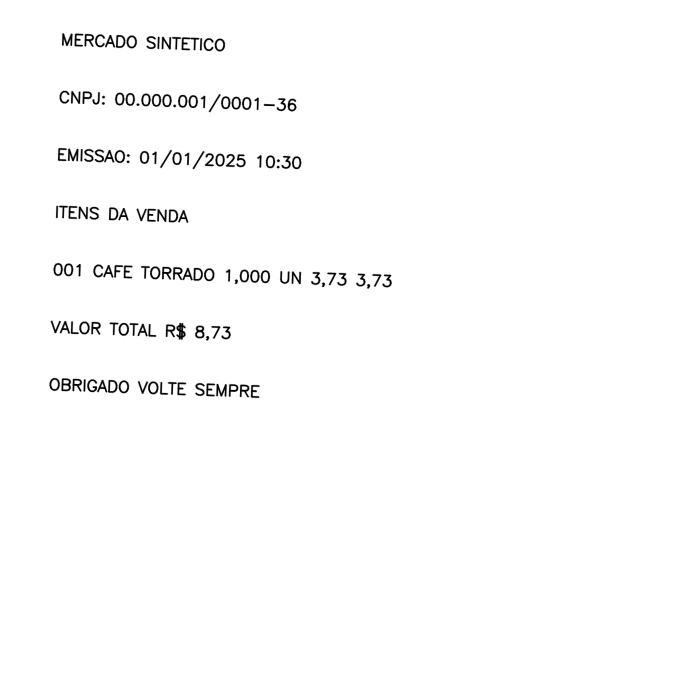
#> input picture samples/synthetic/receipt-001.png, 1400 x 1400 px (shown at 1/2 size)
$ python -i preprocessing.py   (imports and definitions only)
#> lines starting #> are read from the running program, lines starting #| are printed output that depends on the picture; after the words box and inside, x2 and y2 are one past the last pixel; in counts of white or black regions, pixels touching at a corner belong together
from io import BytesIO

import cv2
import numpy as np
from PIL import Image


def decode_image(data: bytes, max_pixels: int = 20_000_000) -> np.ndarray:
    try:
        with Image.open(BytesIO(data)) as header:
            if header.format not in {"JPEG", "PNG"}:
                raise ValueError("Formato de imagem não suportado")
            if header.width * header.height > max_pixels:
                raise ValueError(f"Imagem excede o limite de {max_pixels} pixels")
            header.verify()
    except (OSError, Image.DecompressionBombError) as exc:
        raise ValueError("Não foi possível validar a imagem") from exc
    image = cv2.imdecode(np.frombuffer(data, dtype=np.uint8), cv2.IMREAD_COLOR)
    if image is None or image.size == 0:
        raise ValueError("Não foi possível decodificar a imagem")
    return image


def deskew(binary_image: np.ndarray) -> np.ndarray:
    text_pixels = cv2.bitwise_not(binary_image)
    coordinates = np.column_stack(np.where(text_pixels > 0))
    if len(coordinates) < 10:
        return binary_image
    points = coordinates[:, ::-1].astype(np.float32)
    box = cv2.boxPoints(cv2.minAreaRect(points))
    edges = np.roll(box, -1, axis=0) - box
    angles = []
    for edge in edges:
        angle = float(np.degrees(np.arctan2(edge[1], edge[0])))
        if angle > 90:
            angle -= 180
        elif angle < -90:
            angle += 180
        angles.append(angle)
    correction = min(angles, key=abs)
    if abs(correction) < 0.1 or abs(correction) > 15:
        return binary_image
    height, width = binary_image.shape[:2]
    matrix = cv2.getRotationMatrix2D((width / 2, height / 2), correction, 1.0)
    return cv2.warpAffine(
        binary_image,
        matrix,
        (width, height),
        flags=cv2.INTER_CUBIC,
        borderMode=cv2.BORDER_REPLICATE,
    )


def preprocess_image(image: np.ndarray, threshold_method: str = "adaptive") -> np.ndarray:
    if threshold_method not in {"adaptive", "otsu"}:
        raise ValueError(f"Método de binarização não suportado: {threshold_method}")
    gray = cv2.cvtColor(image, cv2.COLOR_BGR2GRAY)
    if gray.shape[0] < 1500:
        scale = 1500 / gray.shape[0]
        gray = cv2.resize(gray, None, fx=scale, fy=scale, interpolation=cv2.INTER_CUBIC)
    denoised = cv2.fastNlMeansDenoising(gray, None, h=10)
    if threshold_method == "adaptive":
        binary = cv2.adaptiveThreshold(
            denoised,
            255,
            cv2.ADAPTIVE_THRESH_GAUSSIAN_C,
            cv2.THRESH_BINARY,
            31,
            11,
        )
    elif threshold_method == "otsu":
        _, binary = cv2.threshold(
            denoised,
            0,
            255,
            cv2.THRESH_BINARY + cv2.THRESH_OTSU,
        )
    return deskew(binary)

>>> import cv2
>>> picture = cv2.imread('../../samples/synthetic/receipt-001.png')
#> picture is the input picture: shape (1400, 1400, 3); min 0, max 255, mean 251.7
>>> result = preprocess_image(picture)
#> in preprocess_image, `binary = cv2.adaptiveThreshold( denoised, 255, cv2.ADAPTIVE_THRESH_GAU..`:
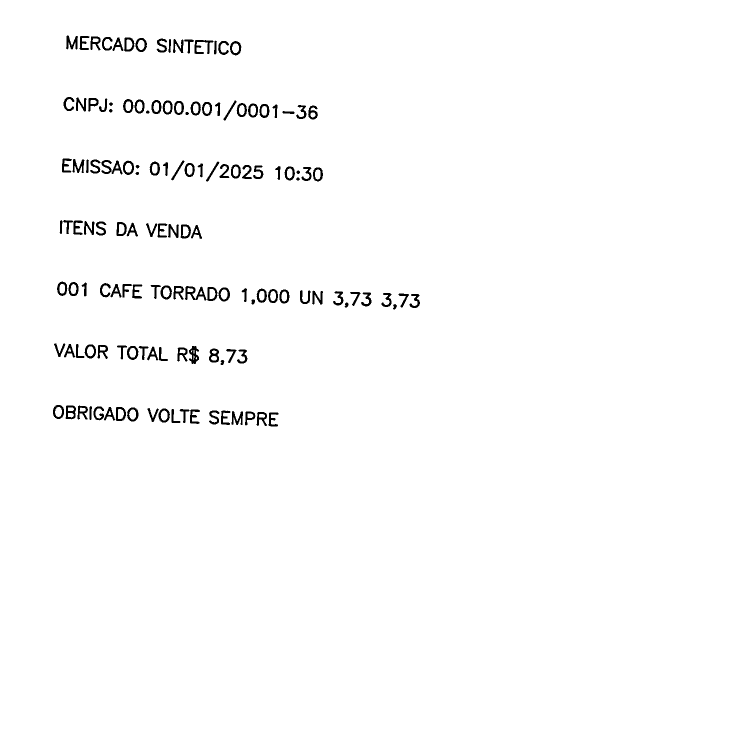
#> binary: shape (1500, 1500) (shown at 1/2 size); 98.6% white; 139 black regions, largest, box (x1, y1, x2, y2) and area: (370, 572, 413, 601) 531, (389, 80, 427, 108) 426, (378, 692, 398, 728) 420
#> in deskew, `text_pixels = cv2.bitwise_not(binary_image)`:
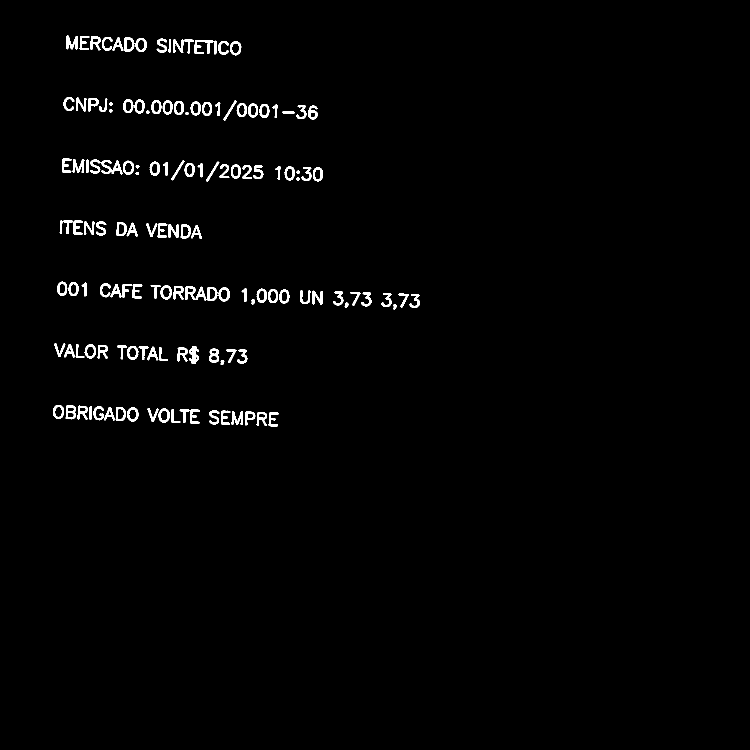
#> text_pixels: shape (1500, 1500) (shown at 1/2 size); 1.4% white; 139 white regions, largest, box (x1, y1, x2, y2) and area: (370, 572, 413, 601) 531, (389, 80, 427, 108) 426, (378, 692, 398, 728) 420
#> in deskew, `coordinates = np.column_stack(np.where(text_pixels > 0))`: coordinates = 32368 pairs, first value 71 to 852, second value 106 to 839
#> in deskew, `points = coordinates[:, ::-1].astype(np.float32)`: points = 32368 pairs, first value 106 to 839, second value 71 to 852
#> in deskew, `box = cv2.boxPoints(cv2.minAreaRect(points))`: box = [[829.8, 862.7], [102.7, 836.6], [130.2, 69.75], [857.3, 95.81]]
#> in deskew, `edges = np.roll(box, -1, axis=0) - box`: edges = [[-727.2, -26.06], [27.49, -766.8], [727.2, 26.06], [-27.49, 766.8]]
#> the loop in deskew, `for edge in edges:` made 4 passes
#> (edge, angle) on passes 1 to 4: ([-727.2, -26.06], 2.05), ([27.49, -766.8], -87.95), ([727.2, 26.06], 2.05), ([-27.49, 766.8], -87.95)
#> after the loop in deskew, `for edge in edges:`: angles = [2.05, -87.95, 2.05, -87.95]
#> in deskew, `correction = min(angles, key=abs)`: correction = 2.05
#> in deskew, `matrix = cv2.getRotationMatrix2D((width / 2, height / 2), correction, ..`: matrix = [[0.999, 0.0358, -26.38], [-0.0358, 0.999, 27.35]]
#> in deskew, `return cv2.warpAffine( binary_image, matrix, (width, height), flags=cv..`:
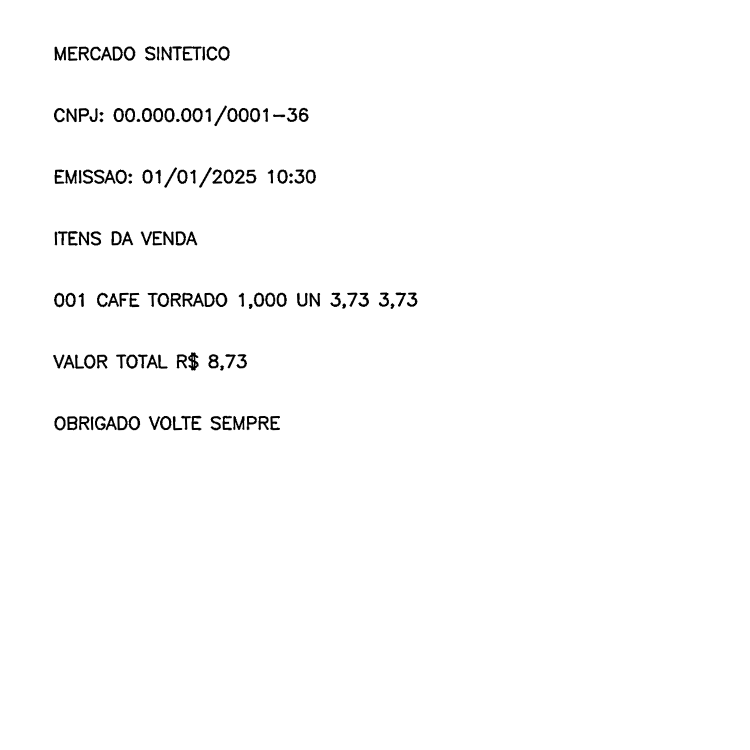
#> returned value: shape (1500, 1500) (shown at 1/2 size); min 0, max 255, mean 251.3

$ run again, on samples/synthetic/receipt-002.png
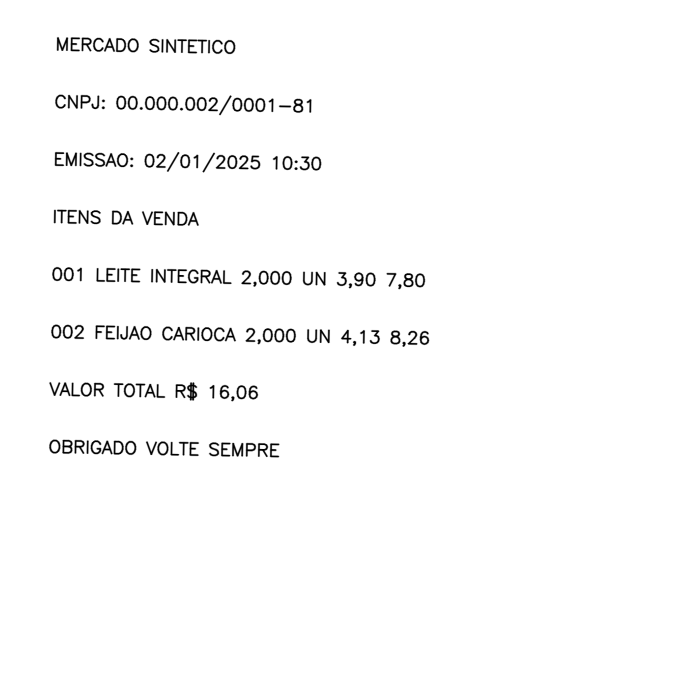
#> input picture samples/synthetic/receipt-002.png, 1400 x 1400 px (shown at 1/2 size)
#> picture is the input picture: shape (1400, 1400, 3); min 0, max 255, mean 250.6
#> binary: shape (1500, 1500); 98% white; 173 black regions, largest, box (x1, y1, x2, y2) and area: (429, 578, 476, 608) 596, (402, 84, 444, 115) 498, (401, 819, 423, 859) 458
#> in deskew, `text_pixels = cv2.bitwise_not(binary_image)`:
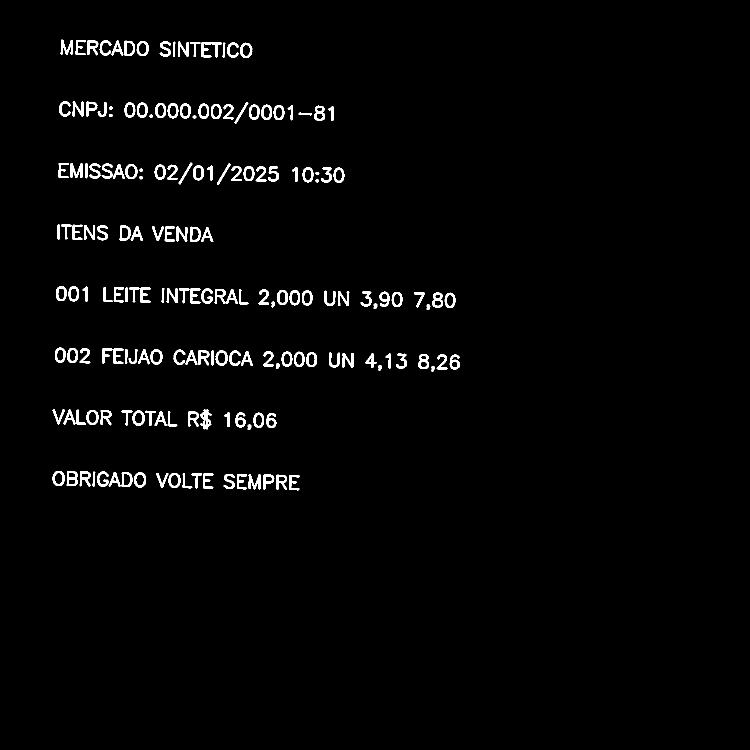
#> text_pixels: shape (1500, 1500) (shown at 1/2 size); 2% white; 173 white regions, largest, box (x1, y1, x2, y2) and area: (429, 578, 476, 608) 596, (402, 84, 444, 115) 498, (401, 819, 423, 859) 458
#> coordinates = 44745 pairs, first value 79 to 980, second value 105 to 919
#> points = 44745 pairs, first value 105 to 919, second value 79 to 980
#> box = [[914.1, 986.4], [102.1, 970.9], [119.2, 77.9], [931.2, 93.45]]
#> edges = [[-812, -15.56], [17.11, -893], [812, 15.56], [-17.11, 893]]
#> the loop in deskew, `for edge in edges:` made 4 passes
#> (edge, angle) on passes 1 to 4: ([-812, -15.56], 1.1), ([17.11, -893], -88.9), ([812, 15.56], 1.1), ([-17.11, 893], -88.9)
#> after the loop in deskew, `for edge in edges:`: angles = [1.1, -88.9, 1.1, -88.9]
#> correction = 1.1
#> matrix = [[1, 0.0192, -14.23], [-0.0192, 1, 14.5]]
#> in deskew, `return cv2.warpAffine( binary_image, matrix, (width, height), flags=cv..`:
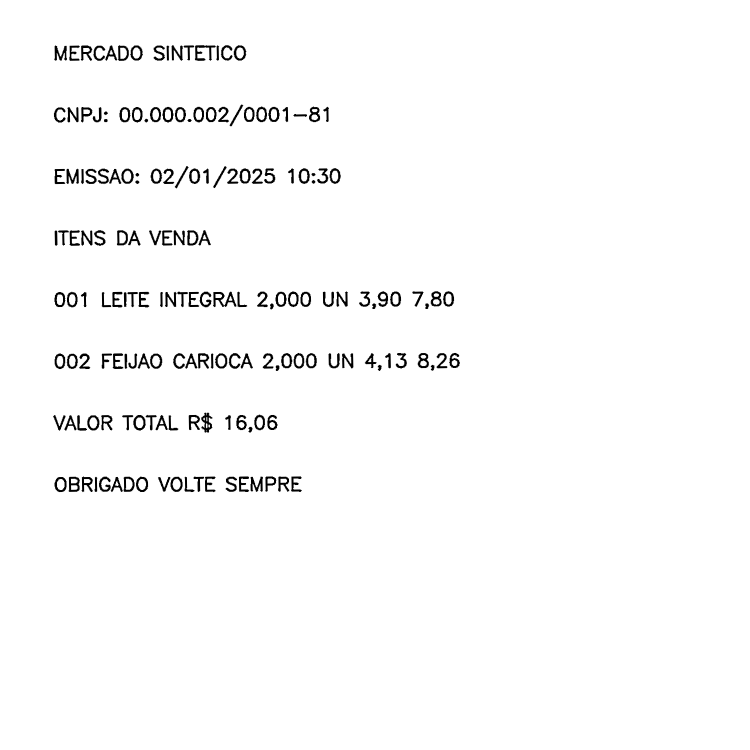
#> returned value: shape (1500, 1500) (shown at 1/2 size); min 0, max 255, mean 249.9

$ run again, on samples/synthetic/receipt-003.png
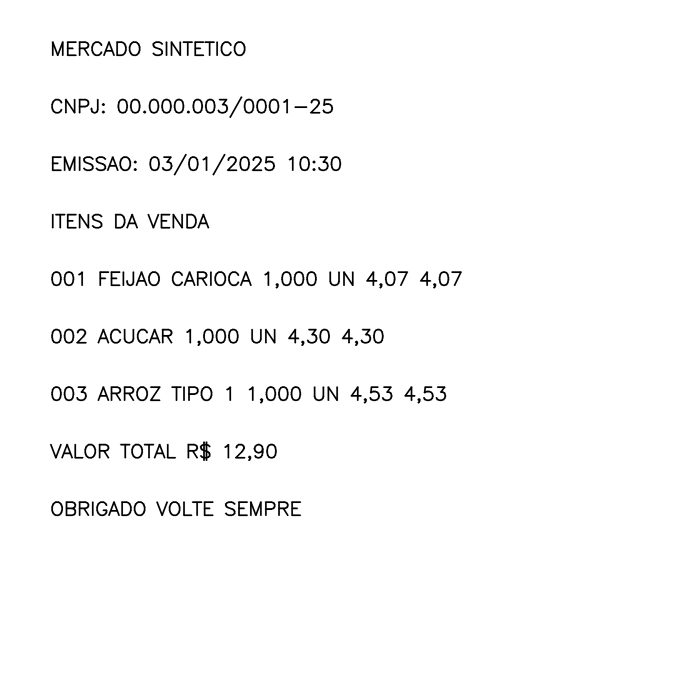
#> input picture samples/synthetic/receipt-003.png, 1400 x 1400 px (shown at 1/2 size)
#> picture is the input picture: shape (1400, 1400, 3); min 0, max 255, mean 249.6
#> binary: shape (1500, 1500); 97.7% white; 195 black regions, largest, box (x1, y1, x2, y2) and area: (428, 946, 452, 988) 517, (416, 88, 461, 121) 510, (136, 335, 162, 367) 419
#> in deskew, `text_pixels = cv2.bitwise_not(binary_image)`:
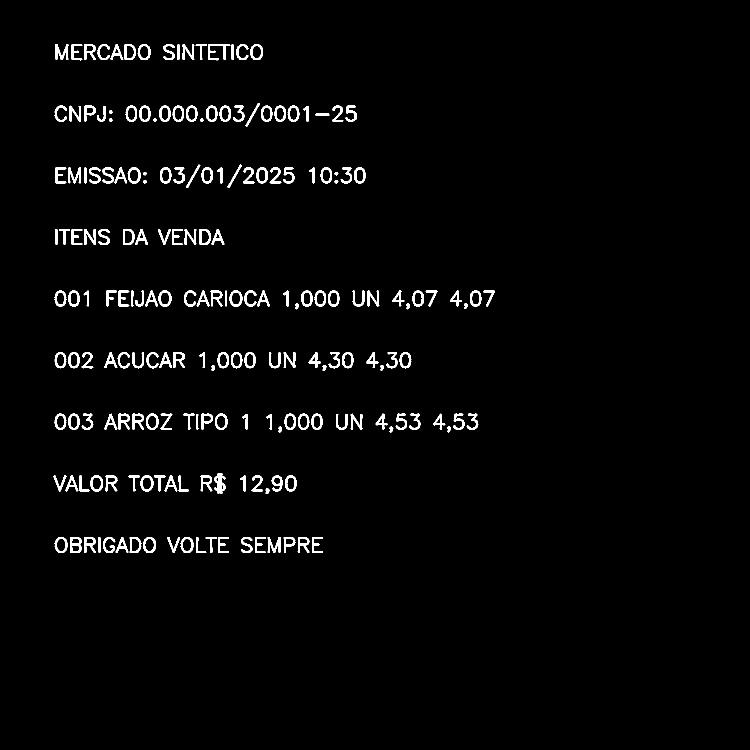
#> text_pixels: shape (1500, 1500) (shown at 1/2 size); 2.3% white; 195 white regions, largest, box (x1, y1, x2, y2) and area: (428, 946, 452, 988) 517, (416, 88, 461, 121) 510, (136, 335, 162, 367) 419
#> coordinates = 52456 pairs, first value 88 to 1105, second value 107 to 989
#> points = 52456 pairs, first value 107 to 989, second value 88 to 1105
#> box = [[987.6, 1107.4], [106.6, 1105], [109.4, 86.88], [990.4, 89.3]]
#> edges = [[-881, -2.42], [2.79, -1018.1], [881, 2.42], [-2.79, 1018.1]]
#> the loop in deskew, `for edge in edges:` made 4 passes
#> (edge, angle) on passes 1 to 4: ([-881, -2.42], 0.157), ([2.79, -1018.1], -89.84), ([881, 2.42], 0.157), ([-2.79, 1018.1], -89.84)
#> after the loop in deskew, `for edge in edges:`: angles = [0.157, -89.84, 0.157, -89.84]
#> correction = 0.157
#> matrix = [[1, 0.00274, -2.05], [-0.00274, 1, 2.06]]
#> in deskew, `return cv2.warpAffine( binary_image, matrix, (width, height), flags=cv..`:
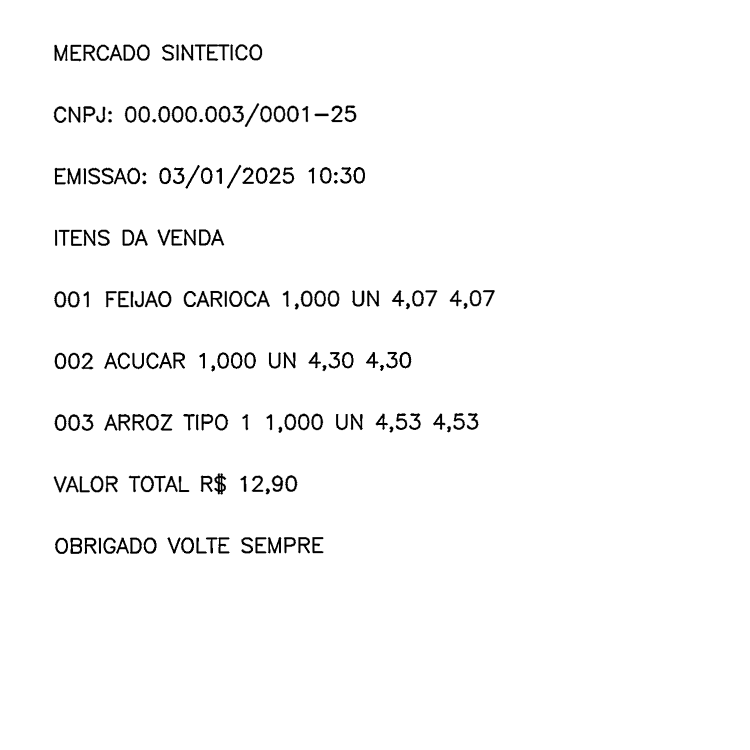
#> returned value: shape (1500, 1500) (shown at 1/2 size); min 0, max 255, mean 249.1

$ run again, on samples/synthetic/receipt-004.png
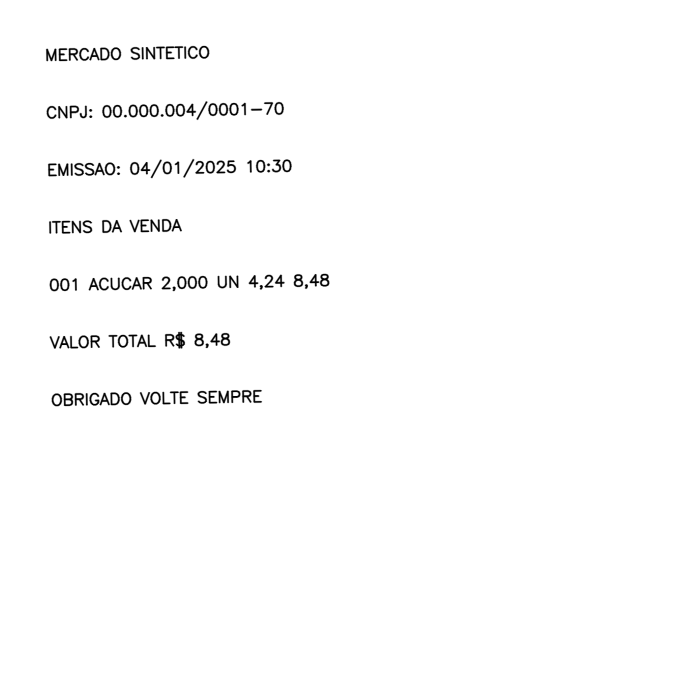
#> input picture samples/synthetic/receipt-004.png, 1400 x 1400 px (shown at 1/2 size)
#> picture is the input picture: shape (1400, 1400, 3); min 0, max 255, mean 251.8
#> binary: shape (1500, 1500); 98.6% white; 135 black regions, largest, box (x1, y1, x2, y2) and area: (355, 99, 393, 127) 459, (376, 711, 397, 747) 411, (98, 104, 121, 132) 357
#> in deskew, `text_pixels = cv2.bitwise_not(binary_image)`:
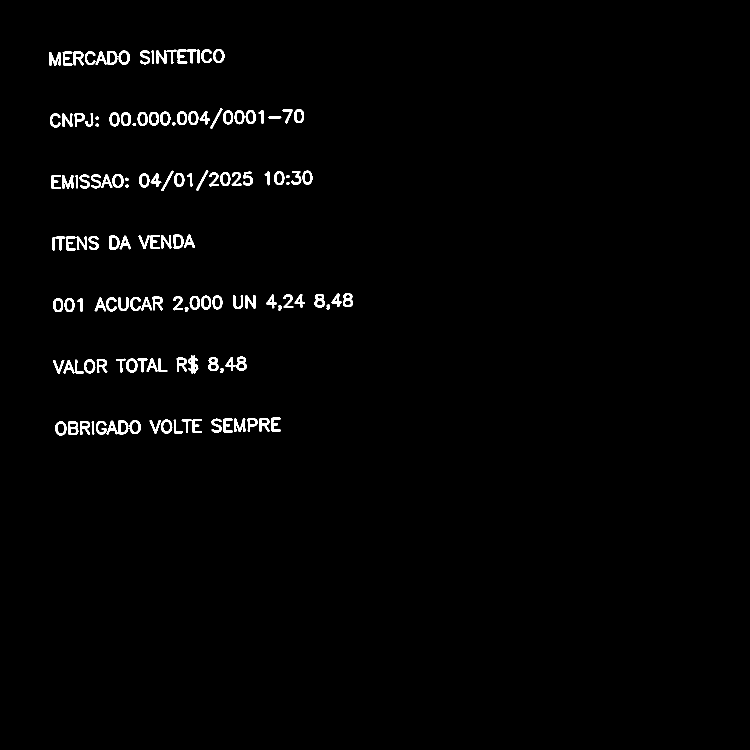
#> text_pixels: shape (1500, 1500) (shown at 1/2 size); 1.4% white; 135 white regions, largest, box (x1, y1, x2, y2) and area: (355, 99, 393, 127) 459, (376, 711, 397, 747) 411, (98, 104, 121, 132) 357
#> coordinates = 31603 pairs, first value 98 to 870, second value 98 to 705
#> points = 31603 pairs, first value 98 to 705, second value 98 to 870
#> box = [[108.4, 870.3], [95.84, 103.2], [696.6, 93.3], [709.2, 860.4]]
#> edges = [[-12.58, -767.1], [600.8, -9.85], [12.58, 767.1], [-600.8, 9.85]]
#> the loop in deskew, `for edge in edges:` made 4 passes
#> (edge, angle) on passes 1 to 4: ([-12.58, -767.1], 89.06), ([600.8, -9.85], -0.939), ([12.58, 767.1], 89.06), ([-600.8, 9.85], -0.939)
#> after the loop in deskew, `for edge in edges:`: angles = [89.06, -0.939, 89.06, -0.939]
#> correction = -0.939
#> matrix = [[1, -0.0164, 12.39], [0.0164, 1, -12.19]]
#> in deskew, `return cv2.warpAffine( binary_image, matrix, (width, height), flags=cv..`:
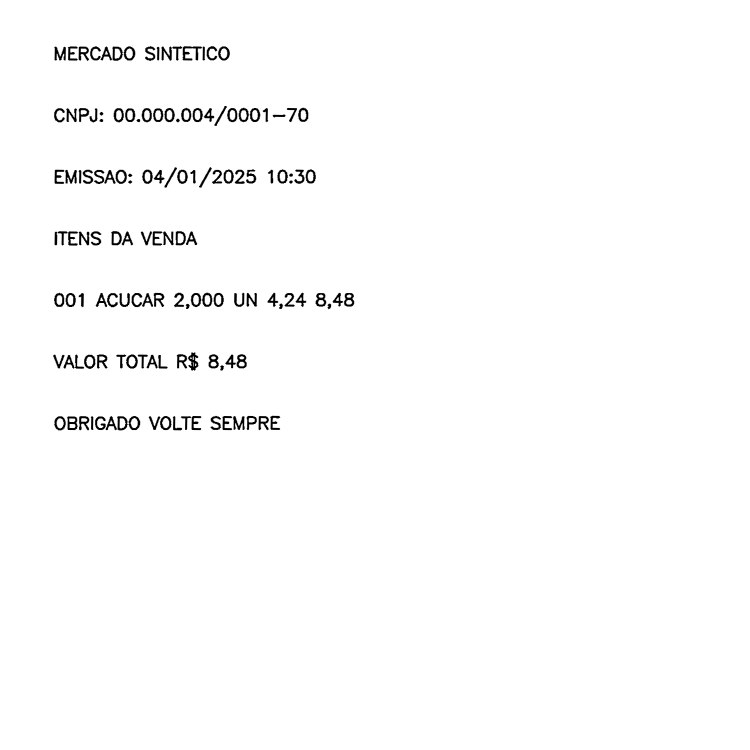
#> returned value: shape (1500, 1500) (shown at 1/2 size); min 0, max 255, mean 251.4
